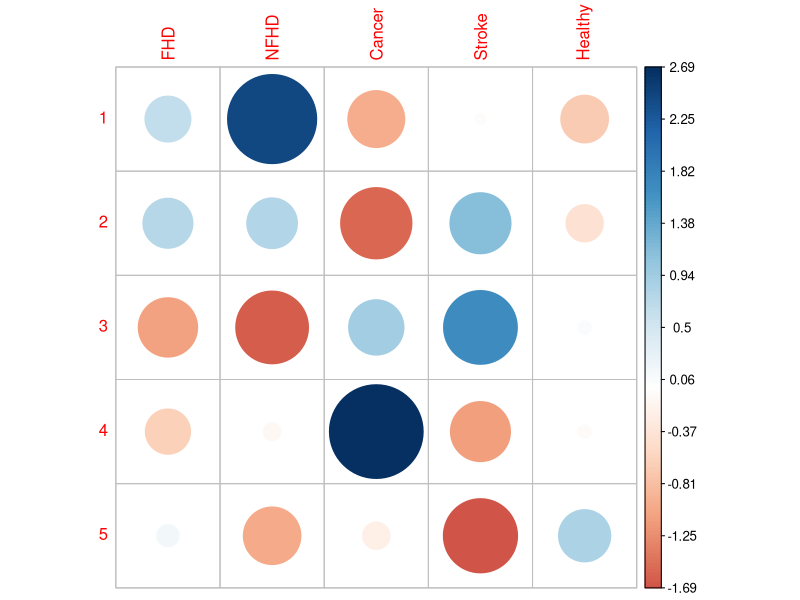

Write the R code that produced this figure.
# Name: Christopher Kingston
# Date: 03/09/2023
# Assignment 8c

# Setup
getwd()
setwd('C:/CODING/Math17/Week08/')
list.files()

# Creating data frame
diet <- data.frame(
  Diet = c('1','2','3','4','5'),
  FHD = c(8,9,5,2,12),
  NFHD = c(27,22,14,8,25),
  Cancer = c(4,3,11,8,11),
  Stroke = c(14,20,25,4,17),
  Healthy = c(156,175,210,80,312),
  row.names = 1
)
diet
summary(diet)

# Chi-squared tests
diet.chi2 <- chisq.test(diet)
diet.chi2

# H0: The number of hours volunteered is independent
#     of the type of volunteers.
# Ha: The number of hours volunteered is dependent
#     of the type of volunteers.

# p-value = 0.005563 < 0.05 (Reject the null hypothesis)

# Conclusion: At 5% level of significance, from the data, there is sufficient 
# evidence to conclude that health outcomes are dependent on the type of diet.

diet.chi2$expected
diet.chi2$statistic

install.packages('corrplot')
install.packages('gridExtra')

library(corrplot)
library(gridExtra)
library(ggplot2)

# Creating balloon plot of residuals
corrplot(diet.chi2$residuals, is.corr = FALSE)
